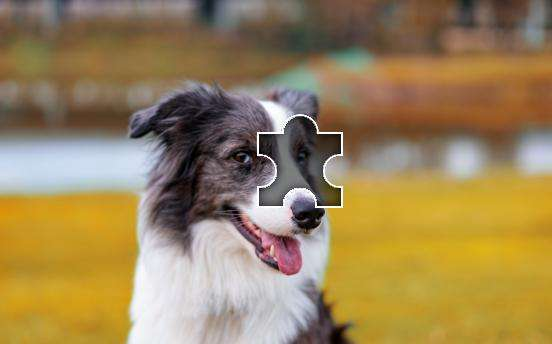
#> input picture TikTok_xie/pic_slide/big_pic.jpg, 552 x 344 px
$ python pic_spot_location_convex.py
#> lines starting #> are read from the running program, lines starting #| are printed output that depends on the picture; after the words box and inside, x2 and y2 are one past the last pixel; in counts of white or black regions, pixels touching at a corner belong together
import cv2
import cv2  as cv
import numpy as np

src = cv2.imread("pic_slide/big_pic.jpg", 1) # read input image
#> src is the input picture: shape (344, 552, 3); mean B, G, R 88.9, 131.8, 154.6
gray = cv2.cvtColor(src, cv2.COLOR_BGR2GRAY) # convert to grayscale
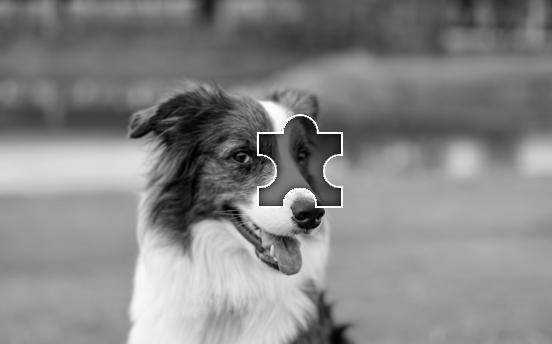
#> gray: shape (344, 552); min 0, max 255, mean 133.7
blur = cv2.blur(gray, (3, 3)) # blur the image
ret, thresh = cv2.threshold(blur, 50, 255, cv2.THRESH_BINARY)
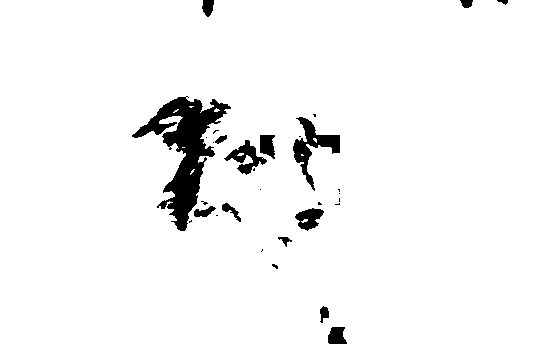
#> thresh: shape (344, 552); 95.9% white; 31 black regions (17 under 20 px), largest, box (x1, y1, x2, y2) and area: (132, 96, 231, 231) 4453, (293, 117, 340, 191) 1073, (224, 140, 267, 175) 556
# thresh = cv2.bitwise_not(thresh)

kernel = np.ones((5,5),np.uint8)
opening = cv2.morphologyEx(thresh,cv2.MORPH_OPEN,kernel,iterations=3)  # iterations进行3次操作
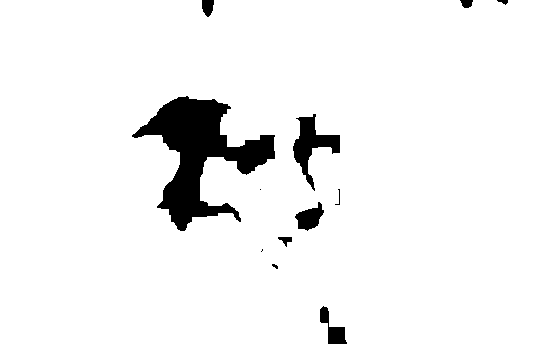
#> opening: shape (344, 552); 94.7% white; 12 black regions (3 under 20 px)
cv2.imshow('1',opening)
contours, hierarchy = cv2.findContours(opening, cv2.RETR_TREE, cv2.CHAIN_APPROX_SIMPLE)
#> contours = 10 contours, 3 with area under 20; largest, box (x1, y1, x2, y2) and area: (0, 0, 552, 344) 188233, (131, 95, 276, 232) 7818, (292, 113, 341, 192) 1404, (294, 201, 325, 232) 508, (277, 236, 293, 248) 92, (334, 188, 341, 206) 41, (271, 263, 279, 270) 26

# create hull array for convex hull points
hull = []

#calculate points for each contour
for i in range(len(contours)):
    #creating convex hull object for each contour
    hull.append(cv2.convexHull(contours[i], False))
#> this loop made 10 passes
#> after the loop, hull = 10 contours, 3 with area under 20; largest, box (x1, y1, x2, y2) and area: (0, 0, 552, 344) 188993, (131, 95, 276, 232) 14036, (292, 113, 341, 192) 2520, (294, 201, 325, 232) 590, (277, 236, 293, 248) 106, (334, 188, 341, 206) 74, (271, 263, 279, 270) 27

# create an empty black image
drawing = np.zeros((thresh.shape[0], thresh.shape[1], 3), np.uint8)

# draw contours and hull points
for i in range(len(contours)):
    color_contours = (0, 255, 0) # green - color for contours
    color = (255, 0, 0) # blue - color for convex hull
    # draw ith contour
    cv2.drawContours(drawing, contours, i, color_contours, 1, 8, hierarchy)
    # draw ith convex hull object
    cv2.drawContours(drawing, hull, i, color, 1, 8)
    cv2.imshow('2',drawing)
#> this loop made 10 passes
#> pass 1, `cv2.imshow('2',drawing)`:
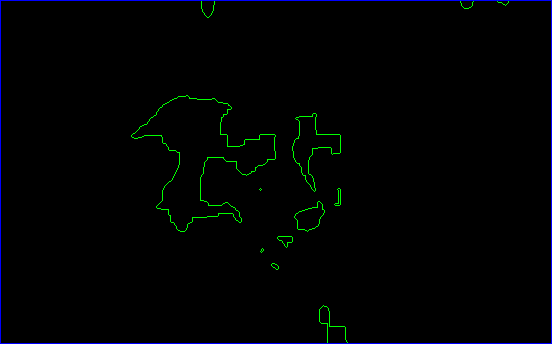
#> window '2': shape (344, 552, 3); mean B, G, R 2.4, 1.7, 0
# for i in range(len(contours)):
#     cv2.drawContours(src,hull,-1,(0,0,255),3)  # 画矩形框
#     cv2.imshow('src',src)
cv2.waitKey(0)
